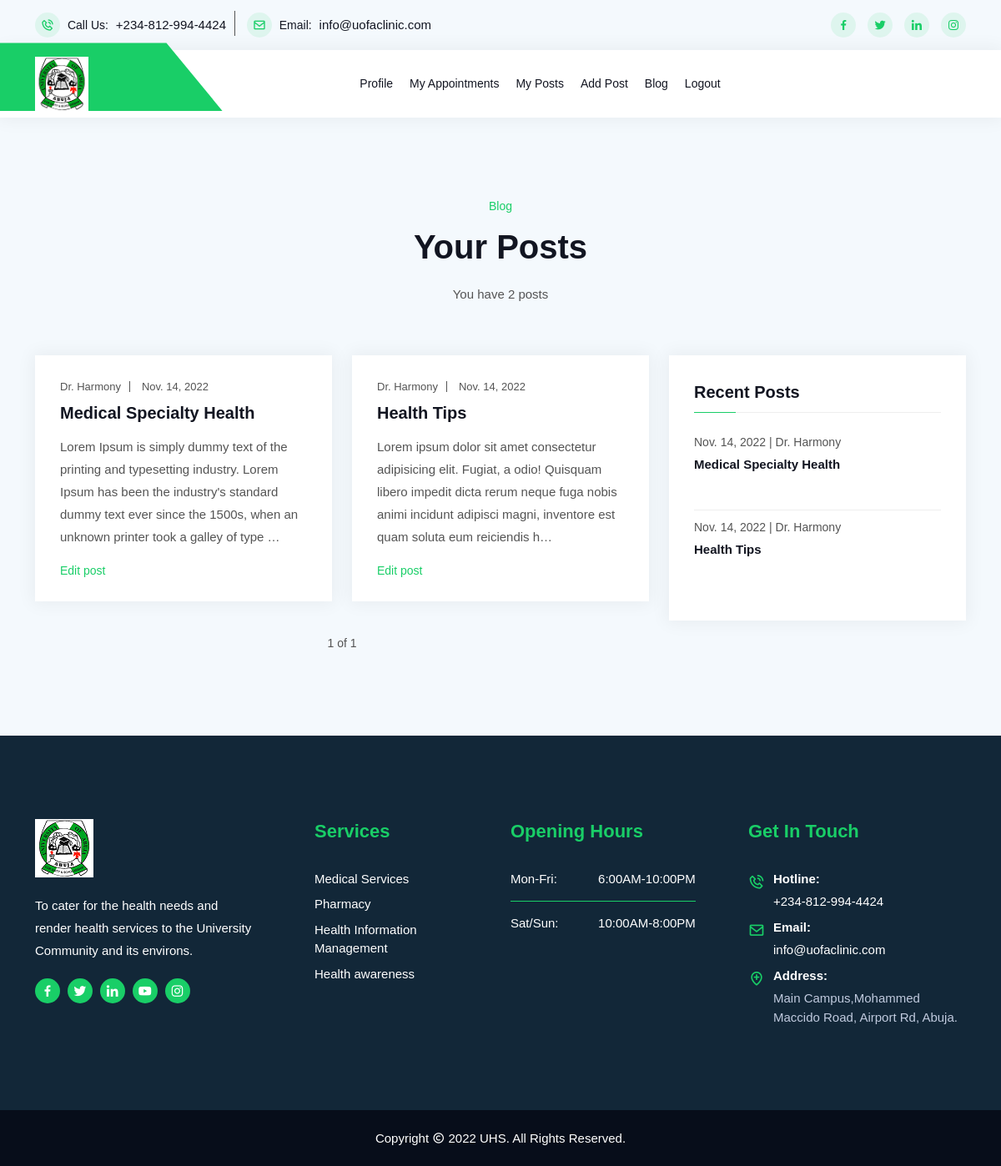
The page /blog/doctor/posts (signed in) on the database its author committed.
### blog/models.py (models this page shows, shortened)
class Post(models.Model):
    author = models.ForeignKey(User, related_name='posts', on_delete=models.CASCADE)
    title = models.CharField(max_length=250, blank=False, default='', unique=True)
    slug = models.SlugField(max_length=250)
    body = models.TextField()
    created_at = models.DateTimeField(auto_now_add=True)
    class Meta:
        ordering = ['-created_at']
        unique_together = ['author', 'title']

### blog/views.py (the view)
# urls.py: path('blog/doctor/posts', views.author_post_list, name='author_post_list'),
@cache_control(no_cache=True, must_revalidate=True, no_store=True)
@login_required
def author_post_list(request):
    user = request.user
    if request.user.is_staff:
        all_post = user.posts.all().order_by('-created_at')
        post_count = user.posts.all()
        latest_posts = user.posts.all().order_by('-created_at')[:3]
        paginator = Paginator(all_post, 4)  # show 3 posts on each page
        page = request.GET.get('page', 1)
        try:
            posts = paginator.page(page)
        except PageNotAnInteger:
            posts = paginator.page(1)
        except EmptyPage:
            posts = paginator.page(paginator.num_pages)
        context = {
            'page': page,
            'posts': posts,
            'post_count': post_count,
            'latest_posts': latest_posts,
        }
        return render(request, 'blog/author_post_list.html', context)
    else:
        return redirect('main:index')

### templates/blog/author_post_list.html (shortened to what this page needs)
{% extends 'base.html' %}
{% load static %}
{% block content %}
<section class="blog-area bg-color ptb-100">
	<div class="container">
		<div class="section-title">
			<span class="top-title">Blog</span>
			<h2>Your Posts</h2>
			<p>
				{% with post_count.count as total_posts %}
                	You have {{ total_posts }} post{{ total_posts|pluralize }}
				{% endwith %}
			</p>
		</div>
		<div class="row">
			<div class="col-lg-8 col-md-12">
				<div class="row">
					{% if posts %}
						{% for post in posts %}
							<div class="col-lg-6 col-md-6">
						<div class="single-blog">
							<div class="blog-content">
								<ul>
									<li>
										<a href="">Dr. {{ post.author|title }}</a>
									</li>
									<li>
										{{ post.created_at|date }}
									</li>
								</ul>
								<a href="{% url 'blog:edit_post' post.slug post.id %}">
									<h3>{{ post.title }}</h3>
								</a>
								<p>
									{{ post.body|truncatechars:200 }}
								</p>
								<a href="{% url 'blog:edit_post' post.slug post.id %}" class="read-more">
									Edit post
								</a>
							</div>
						</div>
					</div>
						{% endfor %}
					{% else %}
						<p>No posts are available.</p>
        			{% endif %}
					{% include "blog/pagination.html" with page=posts %}
				</div>
			</div>
			<div class="col-lg-4 col-md-12">
				<div class="blog-details-right-area blog-right-sidebar">
					<div class="blog-widget resent-post-widget">
						<h3 class="title">Recent Posts</h3>
						<ul>
							{% for post in latest_posts %}
								<li>
									<a href="{% url 'blog:edit_post' post.slug post.id %}">
										<span>{{ post.created_at.date }} | Dr. {{ post.author|title }}</span>
										<h3><b>{{ post.title|title }}</b></h3>
									</a>
								</li>
							{% endfor %}
						</ul>
					</div>
				</div>
			</div>
		</div>
	</div>
</section>
{% endblock %}

### rows shown on the page
Post: author "Harmony", created_at "Nov. 14, 2022", title "Medical Specialty Health", body "Lorem Ipsum is simply dummy text of the printing and typesetting industry. Lorem Ipsum has been the industry's standard dummy text ever since the 1500s, when an unknown printer took a galley of type …"
Post: author "Harmony", created_at "Nov. 14, 2022", title "Health Tips", body "Lorem ipsum dolor sit amet consectetur adipisicing elit. Fugiat, a odio! Quisquam libero impedit dicta rerum neque fuga nobis animi incidunt adipisci magni, inventore est quam soluta eum reiciendis h…"

### other values the page prints
{{ total_posts }} "2"
{{ page.number }} "1"
{{ page.paginator.num_pages }} "1"
